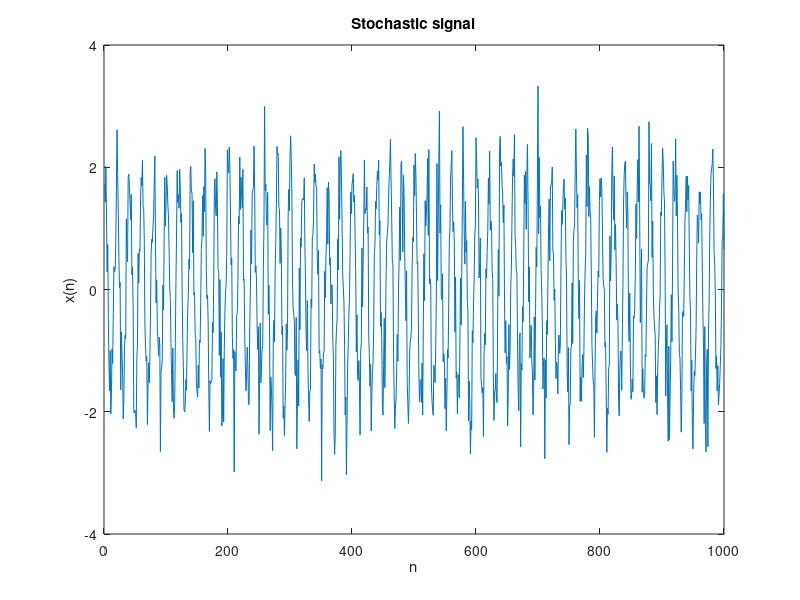

Reproduce this figure in MATLAB.
fs = 200; 
T = 1/fs; 
D = 0.25;
n = 0:1000-1;
r = randn(size(n))*sqrt(D);    
s = 1.8*cos(20*pi*n*T);        
x = s + r;                     
figure(21)
plot(x);
title('Stochastic signal')
xlabel('n'), ylabel('x(n)')
fprintf('Mv(s) = %4.3g\n', mean(s))
fprintf('D(s) = %4.3g\n', var(s))
fprintf('Mv(r) = %4.3g\n', mean(r))
fprintf('D(r) = %4.3g\n', var(r))
fprintf('Mv(x) = %4.3g\n', mean(x))
fprintf('D(x) = %4.3g\n', var(x))
